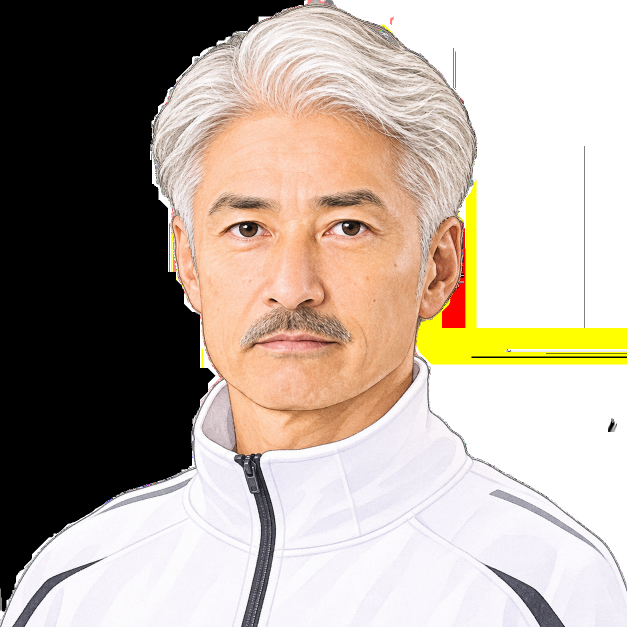
#> input picture assets/racer-portraits/boat-3415.webp, 1254 x 1254 px (shown at 1/2 size)
$ python -i keirin_daily_video_research.py   (imports and definitions only)
#> lines starting #> are read from the running program, lines starting #| are printed output that depends on the picture
#> further down, picture is the input picture: shape (1254, 1254, 3); mean B, G, R 154.4, 165.5, 178.1
"""Owner-private daily video feature learning, NEVER a rider-tactics oracle.

After decrypting authorized WINTICKET browser captures, this module extracts
source-bound visual descriptors, ranks motion/scene-shift candidate frames,
and fits a *self-supervised* KMeans scene representation only on TRAIN clips.
A true untouched HOLDOUT can measure visual drift, not classification skill.
To teach a model 捲り/差し/逃げ, independently proven rider-ID and action labels
must be added by a separate review gate. Unobserved actions stay UNKNOWN.
"""
from __future__ import annotations

from datetime import datetime
from hashlib import sha256
import json
import math
from pathlib import Path

FEATURE_SCHEMA="RACE_AI_KEIRIN_DAILY_PRIVATE_FRAME_FEATURES_V1"
MODEL_SCHEMA="RACE_AI_KEIRIN_DAILY_SELF_SUPERVISED_SCENE_V1"
CLASSES=("TRAIN_CANDIDATE","UNSEEN_VIDEO_HOLDOUT")
SIZE=(192,108)
REGIONS=((0,0,192,108),(0,0,192,20),(0,20,192,64),
         (0,64,192,108),(0,24,64,100),(64,24,128,100),
         (128,24,192,100))
class ResearchInputError(ValueError):pass
def check(ok,reason):
 if not ok:raise ResearchInputError(reason)
def canonical(x):
 return json.dumps(x,sort_keys=True,ensure_ascii=False,
                   separators=(",",":"),allow_nan=False)
def digest(x):return sha256(canonical(x).encode()).hexdigest()

def frame_features(frame):
    import cv2
    import numpy as np
    check(getattr(frame,"ndim",0)==3 and frame.shape[2]==3,
          "INVALID_BGR_FRAME")
    # The WINTICKET player is embedded in a 1280x720 page screenshot.
    # A fixed crop is only a research visual window; it is NOT proof that
    # we isolated the track or identified any rider.
    height,width=frame.shape[:2]
#> height = 1254; width = 1254
    crop=frame[int(height*.303):int(height*.709),
               int(width*.299):int(width*.701)]
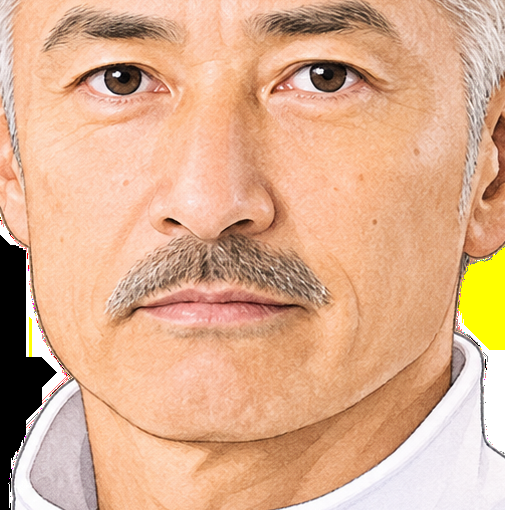
#> crop: shape (510, 505, 3); mean B, G, R 142.5, 174.2, 220.6
    check(crop.size>0,"EMPTY_PLAYER_CROP")
    view=cv2.resize(crop,SIZE,interpolation=cv2.INTER_AREA)
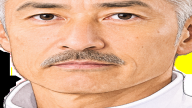
#> view: shape (108, 192, 3); mean B, G, R 142.5, 174.2, 220.6
    hsv=cv2.cvtColor(view,cv2.COLOR_BGR2HSV)
#> hsv: shape (108, 192, 3); mean H, S, V 23.4, 89.4, 220.8
    gray=cv2.cvtColor(view,cv2.COLOR_BGR2GRAY)
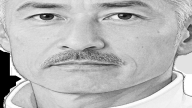
#> gray: shape (108, 192); min 0, max 255, mean 184.5
    edges=cv2.Canny(gray,55,140)
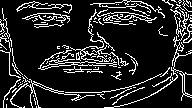
#> edges: shape (108, 192); 14.3% white in thin lines or dots
    out=[]
    for x0,y0,x1,y1 in REGIONS:
        part=hsv[y0:y1,x0:x1]
        out.extend([float(part[:,:,0].mean()/179),
                    float(part[:,:,1].mean()/255),
                    float(part[:,:,2].mean()/255),
                    float(edges[y0:y1,x0:x1].mean()/255)])
        for channel in (0,1,2):
            bins=cv2.calcHist([part],[channel],None,[8],
                  [0,180] if channel==0 else [0,256]).ravel()
            out.extend((bins/max(1,float(bins.sum()))).tolist())
#> after the loop, out = 196 values, max 1 at index 144, min 0 at index 7, mean 0.16
    check(len(out)==196 and all(math.isfinite(x) for x in out),
          "INVALID_196_FEATURES")
    low=cv2.resize(gray,(32,32)).astype("float32")
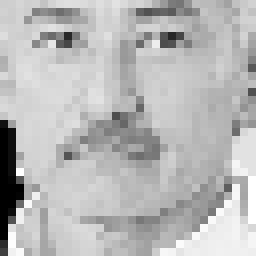
#> low: shape (32, 32) float32 (shown 8 times larger); min 0, max 255, mean 184.1
    dct=cv2.dct(low)[:8,:8].ravel()
#> dct = 64 values, max 5889.9 at index 0, min -361.7 at index 3, mean 92.46
    threshold=float(__import__("numpy").median(dct[1:]))
#> threshold = -4.31
    bits=0
    for x in dct:
        bits=(bits<<1)|int(float(x)>threshold)
#> this loop made 64 passes
#> (x, bits) on passes 1 to 12: (5889.9, 1), (-105.3, 2), (8.33, 5), (-361.7, 10), (-245.5, 20), (-174.9, 40), (-117.2, 80), (-242, 160), (39.1, 321), (335.9, 643), (68.28, 1287), (278.9, 2575)
#> after the loop, bits = 11601181418067842592
    return {"vector":out,"p_hash64":f"{bits:016x}",
            "crop_sha256":sha256(crop.tobytes()).hexdigest(),
            "gray192":gray}

# [154 lines left out: functions read_private_video, make_review_queue, fit_private_representation, not called in this run]

>>> import cv2
>>> picture = cv2.imread('../assets/racer-portraits/boat-3415.webp')
>>> result = frame_features(picture)
#> result = 4 items

$ run again, on assets/racer-portraits/boat-3897.webp
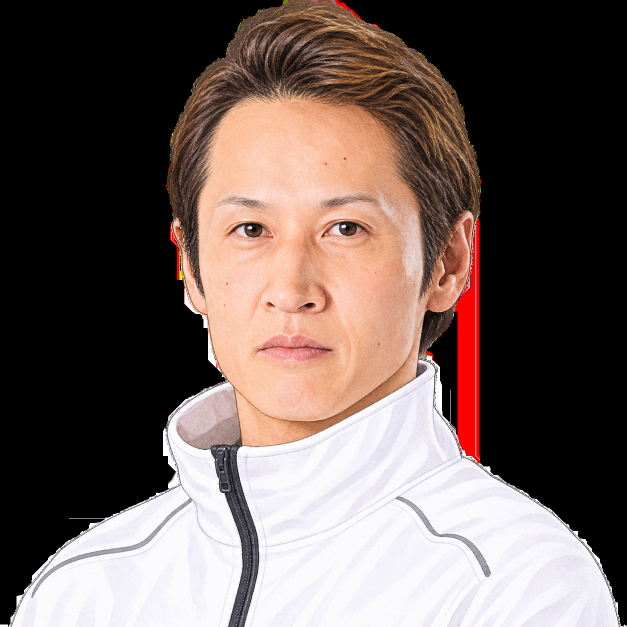
#> input picture assets/racer-portraits/boat-3897.webp, 1254 x 1254 px (shown at 1/2 size)
#> picture is the input picture: shape (1254, 1254, 3); mean B, G, R 89.2, 94, 109.5
#> hsv: shape (108, 192, 3); mean H, S, V 22.5, 78.4, 215.5
#> in frame_features, `edges=cv2.Canny(gray,55,140)`:
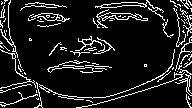
#> edges: shape (108, 192); 11.2% white in thin lines or dots
#> after the loop in frame_features, `for x0,y0,x1,y1 in REGIONS:`: out = 196 values, max 1 at index 60, min 0 at index 6, mean 0.157
#> in frame_features, `low=cv2.resize(gray,(32,32)).astype("float32")`:
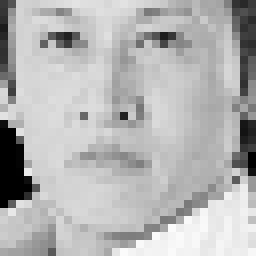
#> low: shape (32, 32) float32 (shown 8 times larger); min 0, max 251, mean 179.8
#> dct = 64 values, max 5753.2 at index 0, min -544 at index 4, mean 65.53
#> threshold = 0.635
#> the loop in frame_features, `for x in dct:` made 64 passes
#> (x, bits) on passes 1 to 8: (5753.2, 1), (-20.54, 2), (-493.8, 4), (-166.2, 8), (-544, 16), (-52.71, 32), (-310.5, 64), (-40.98, 128)
#> after the loop in frame_features, `for x in dct:`: bits = 9247225945778721777
#> result = 4 items

$ run again, on assets/racer-portraits/boat-3941.webp
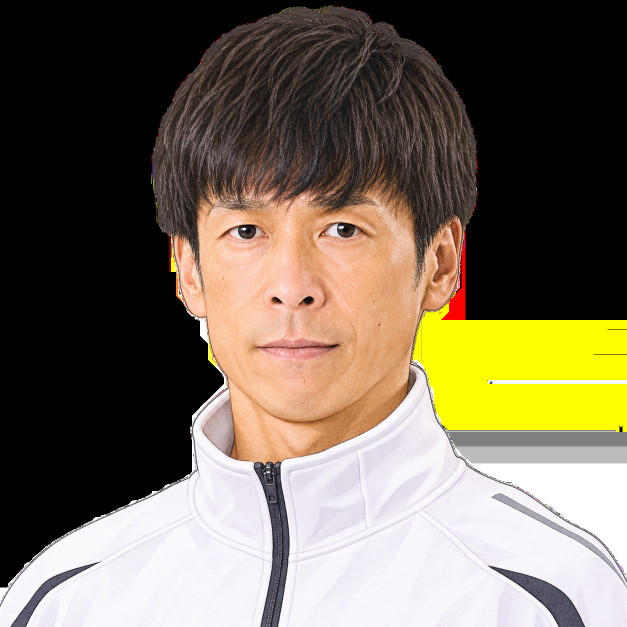
#> input picture assets/racer-portraits/boat-3941.webp, 1254 x 1254 px (shown at 1/2 size)
#> picture is the input picture: shape (1254, 1254, 3); mean B, G, R 87.8, 106, 116.8
#> hsv: shape (108, 192, 3); mean H, S, V 20.1, 96.6, 208.5
#> in frame_features, `edges=cv2.Canny(gray,55,140)`:
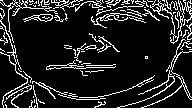
#> edges: shape (108, 192); 13.4% white in thin lines or dots
#> after the loop in frame_features, `for x0,y0,x1,y1 in REGIONS:`: out = 196 values, max 1 at index 144, min 0 at index 7, mean 0.159
#> in frame_features, `low=cv2.resize(gray,(32,32)).astype("float32")`:
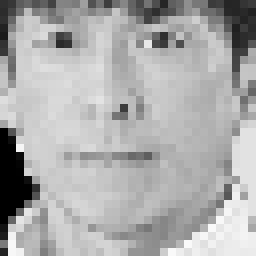
#> low: shape (32, 32) float32 (shown 8 times larger); min 0, max 249, mean 171.4
#> dct = 64 values, max 5483.9 at index 0, min -540.7 at index 24, mean 42.06
#> threshold = -28.42
#> the loop in frame_features, `for x in dct:` made 64 passes
#> (x, bits) on passes 1 to 8: (5483.9, 1), (-99.18, 2), (-294.9, 4), (-422.4, 8), (-403, 16), (-128.9, 32), (-174.2, 64), (-238.4, 128)
#> after the loop in frame_features, `for x in dct:`: bits = 9249686650762245994
#> result = 4 items
